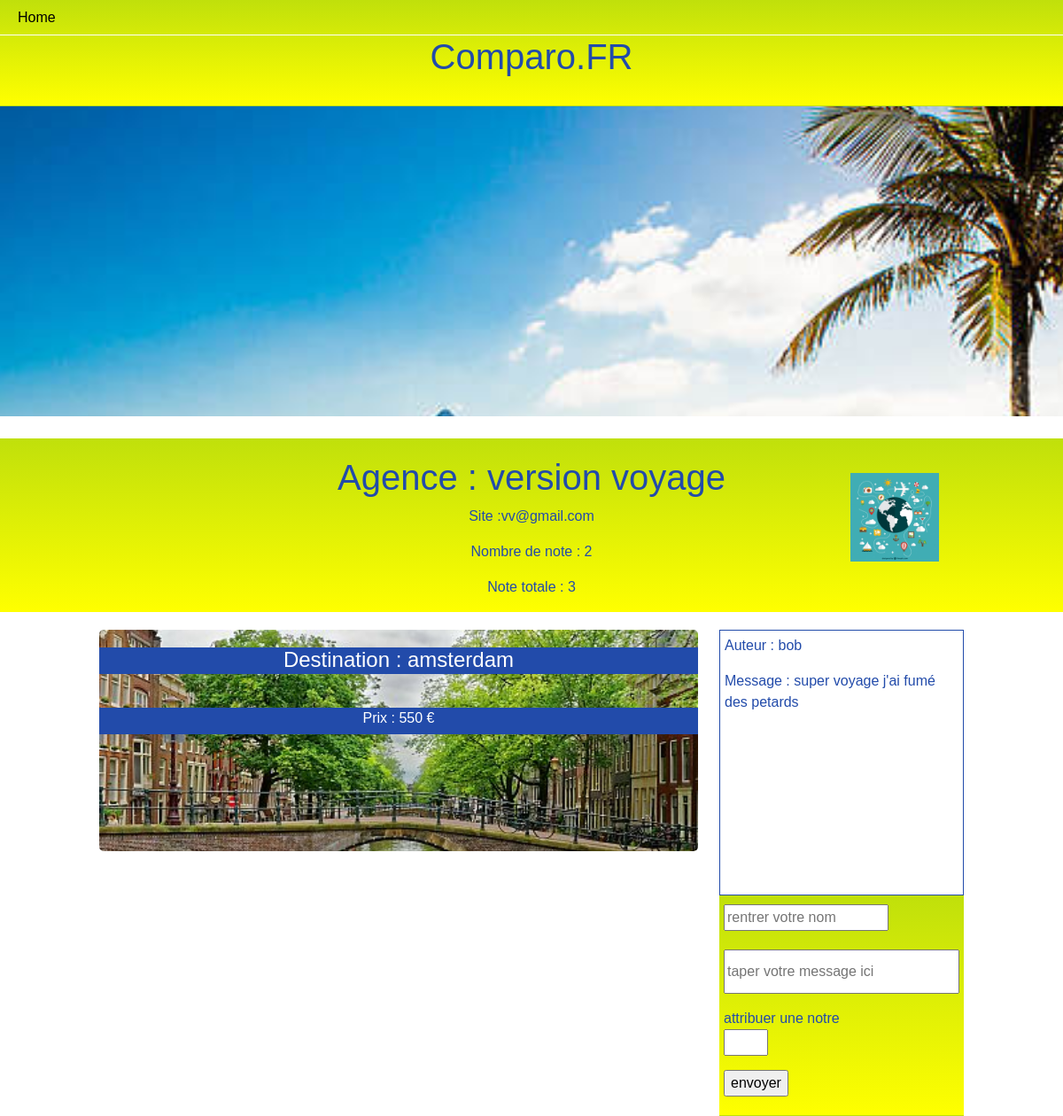
Page /tourop.php?id=3 on the committed database.
### tables this page shows
CREATE TABLE IF NOT EXISTS `tour_operator` (
  `id` int NOT NULL AUTO_INCREMENT,
  `name` varchar(255) NOT NULL,
  `link` varchar(255) NOT NULL,
  `grade_count` int NOT NULL DEFAULT '0',
  `grade_total` int NOT NULL DEFAULT '0',
  `is_premium` tinyint(1) NOT NULL DEFAULT '0',
  `image` varchar(255) DEFAULT NULL,
  PRIMARY KEY (`id`)
);

CREATE TABLE IF NOT EXISTS `destination` (
  `id` int NOT NULL AUTO_INCREMENT,
  `location` varchar(255) NOT NULL,
  `price` int NOT NULL,
  `tour_operator_id` int NOT NULL,
  `image` varchar(255) NOT NULL,
  PRIMARY KEY (`id`)
);

CREATE TABLE IF NOT EXISTS `review` (
  `id` int NOT NULL,
  `message` varchar(255) NOT NULL,
  `author` varchar(255) NOT NULL,
  `tour_operator_id` int NOT NULL
);

### repository/Manager.php (called while the page is built, shortened)
<?php
class Manager
{
    private PDO $db;
    public function setDb($db)
    {
        $this->db = $db;
        return $this;
    }
    public function getReviewsByTourOperatorId(int $tourOperatorId)
    {
        $sql = 'SELECT * FROM review WHERE tour_operator_id = :tour_operator_id';
        $stmt = $this->db->prepare($sql);
        $stmt->bindParam(':tour_operator_id', $tourOperatorId, PDO::PARAM_INT);
        $stmt->execute();
        $reviews = [];
        while ($row = $stmt->fetch(PDO::FETCH_ASSOC)) {
            $review = new Review($row);
            $reviews[] = $review;
        }
        return $reviews;
    }
    public function getTourOperatorById($operatorId)
    {
        $query = 'SELECT * FROM tour_operator WHERE id = :operatorId';
        $stmt = $this->db->prepare($query);
        $stmt->bindParam(':operatorId', $operatorId, PDO::PARAM_INT);
        $stmt->execute();
        $tourOperatorData = $stmt->fetch(PDO::FETCH_ASSOC);
        if ($tourOperatorData) {
            return new TourOperateur($tourOperatorData);
        } else {
            return null;
        }
    }
    public function getDestinationsByTourOperatorId($tourOperatorId)
    {
        $query = 'SELECT * FROM destination WHERE tour_operator_id  = :id';
        $stmt = $this->db->prepare($query);
        $stmt->bindParam(':id', $tourOperatorId, PDO::PARAM_STR);
        $stmt->execute();
        $destinationsData = $stmt->fetchAll(PDO::FETCH_ASSOC);
        $destinations = [];
        if ($destinationsData) {
            foreach ($destinationsData as $destinationData) {
                $destinations[] = new Destination($destinationData);
            }
            return $destinations;
        } else {
            return null;
        }
    }
}

### entity/TourOperateur.php (called while the page is built, shortened)
<?php
Class TourOperateur
{
    private int $id;
    private string $name;
    private string $link;
    private int $grade_count;
    private int $grade_total;
    private string $image;
    public function getId()
    {
        return $this->id;
    }
    public function setId($id)
    {
        $this->id = $id;
        return $this;
    }
    public function getName()
    {
        return $this->name;
    }
    public function setName($name)
    {
        $this->name = $name;
        return $this;
    }
    public function getLink()
    {
        return $this->link;
    }
    public function setLink($link)
    {
        $this->link = $link;
        return $this;
    }
    public function getGrade_count()
    {
        return $this->grade_count;
    }
    public function setGrade_count($grade_count)
    {
        $this->grade_count = $grade_count;
        return $this;
    }
    public function getGrade_total()
    {
        return $this->grade_total;
    }
    public function setGrade_total($grade_total)
    {
        $this->grade_total = $grade_total;
        return $this;
    }
    public function setIs_premium($is_premium)
    {
        return $this;
    }
    public function getImage()
    {
        return $this->image;
    }
    public function setImage($image)
    {
        $this->image = $image;
        return $this;
    }
}
?>

### entity/Destination.php (called while the page is built, shortened)
<?php
class Destination
{
    private $location;
    private $price;
    private $image;
    public function setId($id)
    {
        return $this;
    }
    public function getLocation()
    {
        return $this->location;
    }
    public function setLocation($location)
    {
        $this->location = $location;
        return $this;
    }
    public function getPrice()
    {
        return $this->price;
    }
    public function setPrice($price)
    {
        $this->price = $price;
        return $this;
    }
    public function setTour_operator_id($tour_operator_id)
    {
        return $this;
    }
    public function getImage()
    {
        return $this->image;
    }
    public function setImage($image)
    {
        $this->image = $image;
        return $this;
    }
}

### entity/Review.php (called while the page is built, shortened)
<?php
    class Review
    {
        private string $message;
        private string $author;
        public function setTour_operator_id($tour_operator_id)
        {
                return $this;
        }
        public function getAuthor()
        {
                return $this->author;
        }
        public function setAuthor($author)
        {
                $this->author = $author;
                return $this;
        }
        public function getMessage()
        {
                return $this->message;
        }
        public function setMessage($message)
        {
                $this->message = $message;
                return $this;
        }
        public function setId($id)
        {
                return $this;
        }
    }

### tourop.php (the view, shortened to what this page needs)
<?php
require_once("./utils/connexion.php");
$manager = new Manager($bdd);
if (isset($_GET['id']) && !empty($_GET['id'])) {
    $tourOperatorId = $_GET['id'];
} else {
}
$reviews = $manager->getReviewsByTourOperatorId($tourOperatorId);
$tourOperator = $manager->getTourOperatorById($tourOperatorId);
?>
<!DOCTYPE html>
<html lang="en">
<head>
    <link href="https://cdn.jsdelivr.net/npm/bootstrap@5.3.1/dist/css/bootstrap.min.css" rel="stylesheet">
    <link rel="stylesheet" href="css/tourop.css">
</head>
<body>
    <header>
        <nav class="navbar navbar-expand-lg">
            <div class="container-fluid">
                <div class="collapse navbar-collapse" id="navbarSupportedContent">
                    <ul class="navbar-nav me-auto mb-2 mb-lg-0">
                        <li class="nav-item">
                            <a class="nav-link active" aria-current="page" href="index.php">Home</a>
                        </li>
                    </ul>
                </div>
            </div>
        </nav>
        <h1>Comparo.FR</h1>
    </header>
    <section class="container-fluid">
        <div class="row d-flex justify-content-center">
            <div class="col-12 bg">
            </div>
        </div>
        <div class="row d-flex justify-content-center">
            <div class="col-12 text-center agence">
                <?php
                if ($tourOperator) {
                    $destinations = $manager->getDestinationsByTourOperatorId($tourOperator->getId());
                    echo '<h2>Agence : ' . $tourOperator->getName() . '</h2>';
                    echo '<p><a href"mailto:' . $tourOperator->getLink() . '"> Site :' . $tourOperator->getLink() . '</a></p>';
                    echo '<p> Nombre de note : ' . $tourOperator->getGrade_count() . '</p>';
                    echo '<p> Note totale : ' . $tourOperator->getGrade_total() . '</p>';
                    echo '<div class="logo" style="background:url(' . $tourOperator->getImage() . ')top center no-repeat; background-size:contain;"></div>';
                }
                ?>
            </div>
            <div class="col-12 col-md-7 mb-5 content">
                <?php foreach ($destinations as $destination) : ?>
                    <div class="destination" style="background:url('<?php echo $destination->getImage(); ?>')top center no-repeat; background-size:cover;">
                        <h4>Destination : <?php echo $destination->getLocation(); ?></h4>
                        <p>Prix : <?php echo $destination->getPrice(); ?> €</p>;
                    </div>
                <?php endforeach; ?>
            </div>
            <div class="col-12 col-md-3 messagerie">
                <div class="msg">
                    <?php foreach ($reviews as $review) : ?>
                        <p>Auteur : <?php echo $review->getAuthor(); ?></p>
                        <p>Message : <?php echo $review->getMessage(); ?></p>
                    <?php endforeach; ?>
                </div>
                <form method="post" action="">
                    <p>
                        <input type="text" name="author" placeholder="rentrer votre nom">
                    </p>
                    <p>
                        <input type="text" name="message" placeholder="taper votre message ici" id="mymsg">
                    </p>
                    <p>
                        <label>attribuer une notre</label><br />
                        <input type="number" name="grade_total" min="0" max="5">
                    </p>
                    <p>
                        <input type="submit" value="envoyer" />
                    </p>
                </form>
            </div>
        </div>
    </section>
</body>
</html>

### css/tourop.css (style rules this page uses)
* { font-family: Helvetica, sans-serif; }
body { margin: 0; padding: 0; min-height: 100vh; width: 100vw; overflow-x: hidden; }
.messagerie { margin-top: 20px; text-align: left; }
.msg { position: relative; height: 300px; padding: 5px; border: 1px solid rgb(34, 75, 170); color: rgb(34, 75, 170); overflow-y: auto; }
header { position: fixed; width: 100%; height: 120px; top: 0; left: 0; background: linear-gradient(#c0e00b, yellow); border-bottom: 1px solid #c0e00b; z-index: 100; }
nav { height: 40px; border-bottom: 1px solid white; }
h1 { position: fixed; width: 100%; top: 40px; color: rgb(34, 75, 170); text-align: center; }
.bg { height: 350px; margin-top: 120px; margin-bottom: 25px; background: url('../images/rio.jpg')top center fixed no-repeat; background-size: cover; }
h2 { font-size: 40px; margin-top: 20px; color: white; }
.destination { height: 250px; margin-top: 20px; border-radius: 5px; }
h4 { position: relative; top: 20px; height: 30px; text-align: center; background: rgb(34, 75, 170); color: white; }
.destination p { position: relative; height: 30px; top: 50px; text-align: center; background: rgb(34, 75, 170); color: white; }
form { position: relative; width: 100%; background: linear-gradient(#c0e00b, yellow); border-bottom: 1px solid #c0e00b; padding: 5px; color: rgb(34, 75, 170); }
input[type=text] { margin-top: 5px; }
input[type=number] { width: 50px; }
#mymsg { width: 100%; height: 50px; }
.agence { position: relative; background: linear-gradient(#c0e00b, yellow); }
h2 { font-size: 40px; margin-top: 20px; color: rgb(34, 75, 170); }
.agence p { color: rgb(34, 75, 170); }
.logo { position: absolute; height: 100px; width: 100px; top: 20%; left: 80%; z-index: 100; }

### rows in the picture
tour_operator: name "version voyage", link "vv@gmail.com", grade_count "2", grade_total "3", image (picture)
destination: image (picture), location "amsterdam", price "550"
review: author "bob", message "super voyage j'ai fumé des petards"
